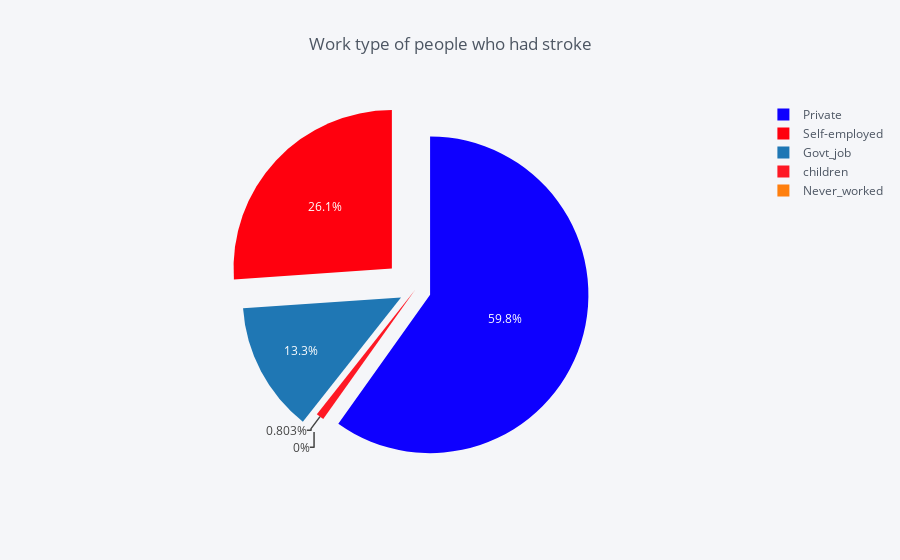

The notebook cell saved with this chart:
### Code cell
# Work type of the people who had stroke
job = stdf.groupby(stdf['work_type'])['stroke'].sum()
data_job = pd.DataFrame({'labels': job.index,
                   'values': job.values
                  })
colors2= ['rgb(31, 119, 180)', 'rgb(255, 127, 14)', 'rgb(14, 0, 255)', 'rgb(255,0,14)']
data_job.iplot(kind='pie',labels='labels',values='values', title='Work type of people who had stroke', colors = colors2,pull=[0.1, 0.1, 0.1, 0.2])

### Figure 1 — Plotly figure (JSON) as saved in the notebook; plotly's stock layout.template omitted (floating-point values rounded to 4 significant figures)
{"data": [{"labels": ["Govt_job", "Never_worked", "Private", "Self-employed", "children"], "marker": {"colors": ["rgba(31, 119, 180, 1.0)", "rgba(255, 127, 14, 1.0)", "rgba(14, 0, 255, 1.0)", "rgba(255, 0, 14, 1.0)", "rgba(255, 0, 14, 0.8999999999999999)"]}, "name": "", "pull": [0.1, 0.1, 0.1, 0.2], "type": "pie", "values": [33, 0, 149, 65, 2]}], "layout": {"legend": {"bgcolor": "#F5F6F9", "font": {"color": "#4D5663"}}, "paper_bgcolor": "#F5F6F9", "plot_bgcolor": "#F5F6F9", "title": "Work type of people who had stroke", "titlefont": {"color": "#4D5663"}}}
